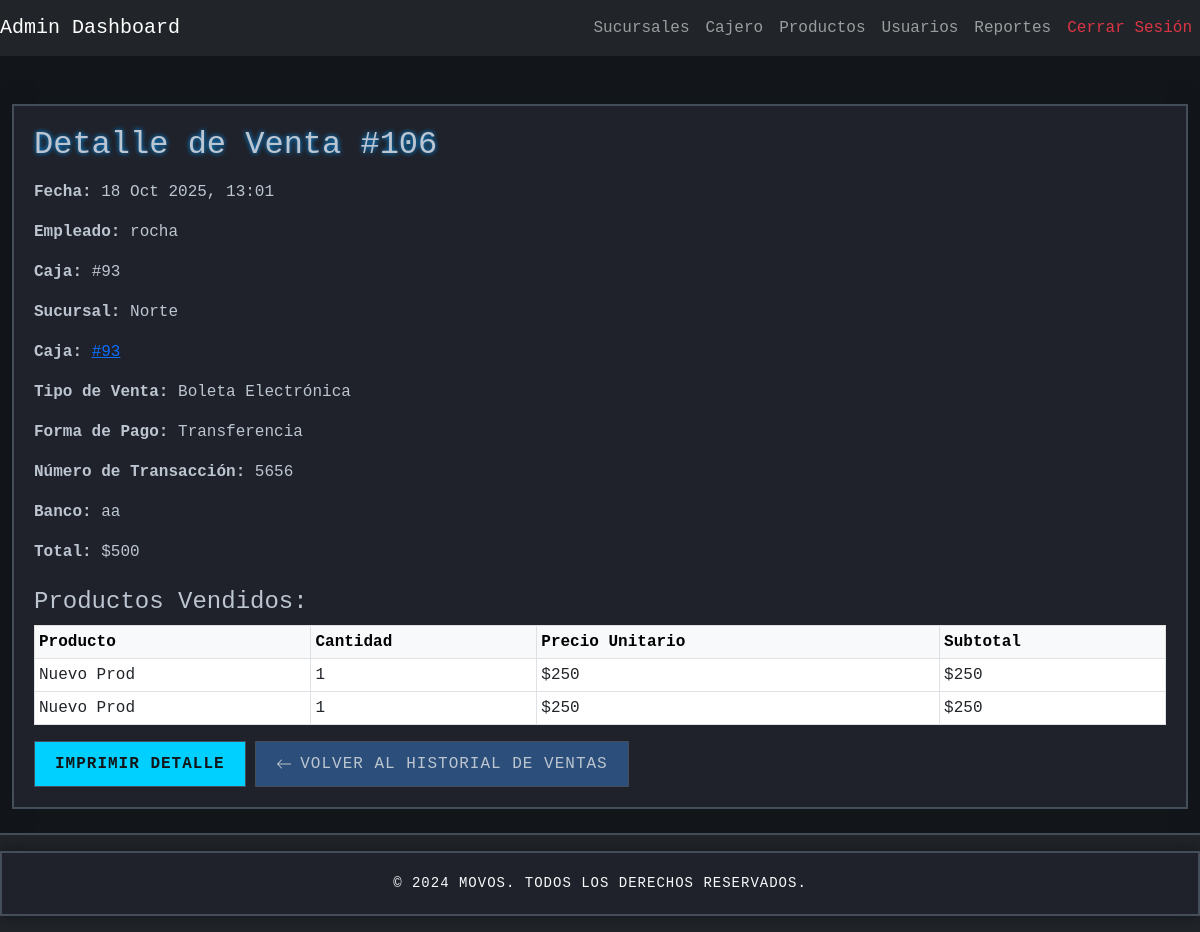
/reports/sales/106/reporte/ (signed in), run on the app's committed database.
### cashier/models.py (models this page shows, shortened)
class Venta(models.Model):
    empleado = models.ForeignKey(settings.AUTH_USER_MODEL, on_delete=models.CASCADE)
    sucursal = models.ForeignKey(Sucursal, on_delete=models.CASCADE, related_name='ventas', blank=True, null=True)
    caja = models.ForeignKey('AperturaCierreCaja', on_delete=models.SET_NULL, related_name='ventas', blank=True, null=True)
    fecha = models.DateTimeField(auto_now_add=True)
    total = models.DecimalField(max_digits=10, decimal_places=2)
    tipo_venta = models.CharField(
        max_length=20,
        choices=[('boleta', 'Boleta Electrónica'), ('factura', 'Factura Electrónica')],
        default='boleta'
    )
    forma_pago = models.CharField(
        max_length=20,
        choices=[
            ('efectivo', 'Efectivo'),
            ('debito', 'Tarjeta de Débito'),
            ('credito', 'Tarjeta de Crédito'),
            ('transferencia', 'Transferencia')
        ],
        default='efectivo'
    )
    cliente_paga = models.DecimalField(max_digits=10, decimal_places=2, default=0.00)
    vuelto_entregado = models.DecimalField(max_digits=10, decimal_places=2, default=0.00)
    numero_transaccion = models.CharField(
        max_length=100,
        null=True,
        blank=True,
        verbose_name="Número de Transacción"
    )
    banco = models.CharField(
        max_length=100,
        null=True,
        blank=True,
        verbose_name="Banco"
    )

class AperturaCierreCaja(models.Model):
    vendedor = models.ForeignKey(
        settings.AUTH_USER_MODEL,
        on_delete=models.CASCADE,
        verbose_name='Vendedor'
    )
    sucursal = models.ForeignKey(Sucursal, on_delete=models.CASCADE)
    efectivo_inicial = models.DecimalField(max_digits=10, decimal_places=2, default=0)
    estado = models.CharField(max_length=20, default='abierta')  # valores: 'abierta' o 'cerrada'
    apertura = models.DateTimeField(auto_now_add=True)
    cierre = models.DateTimeField(null=True, blank=True)
    ventas_totales = models.DecimalField(max_digits=10, decimal_places=2, default=0)
    total_ventas_efectivo = models.DecimalField(max_digits=10, decimal_places=2, default=0)
    total_ventas_credito = models.DecimalField(max_digits=10, decimal_places=2, default=0)
    total_ventas_debito = models.DecimalField(max_digits=10, decimal_places=2, default=0)
    vuelto_entregado = models.DecimalField(max_digits=10, decimal_places=2, default=0)
    efectivo_final = models.DecimalField(max_digits=10, decimal_places=2, default=0)
    class Meta:
        constraints = [
            models.UniqueConstraint(
                fields=['sucursal'],
                condition=Q(estado='abierta'),
                name='unique_open_caja_per_sucursal'
            )
        ]

class VentaDetalle(models.Model):
    venta = models.ForeignKey(Venta, related_name='detalles', on_delete=models.CASCADE)
    producto = models.ForeignKey(Product, on_delete=models.CASCADE, related_name='ventadetalles')
    cantidad = models.PositiveIntegerField()
    precio_unitario = models.DecimalField(max_digits=10, decimal_places=2)

### auth_app/models.py (models this page shows, shortened)
class User(AbstractUser):
    is_admin = models.BooleanField(default=False)
    is_employee = models.BooleanField(default=True)
    sucursales_autorizadas = models.ManyToManyField(
        Sucursal,
        blank=True,
        related_name='usuarios_autorizados',
        help_text="Sucursales en las que el usuario puede abrir cajas (solo para usuarios no administradores)."
    )

### sucursales/models.py (models this page shows, shortened)
class Sucursal(models.Model):
    nombre = models.CharField(max_length=255)
    direccion = models.CharField(max_length=500, blank=True, null=True)
    telefono = models.CharField(max_length=50, blank=True, null=True)
    low_stock_threshold = models.PositiveIntegerField(default=0, help_text="0 usa el umbral global")

### products/models.py (models this page shows, shortened)
class Product(models.Model):
    nombre = models.CharField(max_length=255, verbose_name="Nombre del Producto", blank=True, null=True)
    descripcion = models.TextField(verbose_name="Descripción", blank=True, null=True)
    producto_id = models.CharField(max_length=255, unique=True, verbose_name="Código 1")
    codigo_alternativo = models.CharField(max_length=255, verbose_name="Código 2", blank=True, null=True)
    fecha_ingreso_producto = models.DateField(verbose_name="Fecha de Ingreso", blank=True, null=True)
    precio_compra = models.DecimalField(max_digits=10, decimal_places=2, verbose_name="Precio de Compra", default=Decimal('0.00'))
    precio_venta = models.DecimalField(max_digits=10, decimal_places=2, verbose_name="Precio de Venta", default=Decimal('0.00'))
    cantidad = models.IntegerField(
        verbose_name="Cantidad",
        default=0,
        validators=[MinValueValidator(0)]
    )
    stock = models.IntegerField(
        verbose_name="Stock",
        default=0,
        validators=[MinValueValidator(0)]
    )
    codigo_barras = models.CharField(max_length=255, verbose_name="Código de Barras", blank=True, null=True)
    permitir_venta_sin_stock = models.BooleanField(default=True, verbose_name="Permitir Venta sin Stock")
    sucursal = models.ForeignKey(Sucursal, on_delete=models.CASCADE, related_name='productos', blank=True, null=True)
    class Meta:
        verbose_name = "Producto"
        verbose_name_plural = "Productos"

### reports/views.py (the view)
# urls.py: path('sales/<int:sale_id>/reporte/', views.sales_report, name='sales_report'),
@login_required
@user_passes_test(_is_admin, login_url='cashier_dashboard')
def sales_report(request, sale_id):
    try:
        venta = get_object_or_404(Venta, id=sale_id)
        detalles = venta.detalles.all()
        logger.info("Venta %s encontrada con %d detalle(s).", sale_id, detalles.count())
        formatted_total = "$" + format_clp(venta.total or 0)
        formatted_cliente_paga = "$" + format_clp(venta.cliente_paga or 0)
        formatted_vuelto_entregado = "$" + format_clp(venta.vuelto_entregado or 0)
        detalles_formateados = []
        for detalle in detalles:
            subtotal = detalle.cantidad * detalle.precio_unitario
            detalles_formateados.append({
                'producto': detalle.producto,
                'cantidad': detalle.cantidad,
                'precio_unitario': detalle.precio_unitario,
                'formatted_subtotal': "$" + format_clp(subtotal)
            })
        context = {
            'venta': venta,
            'detalles': detalles_formateados,
            'formatted_total': formatted_total,
            'formatted_cliente_paga': formatted_cliente_paga,
            'formatted_vuelto_entregado': formatted_vuelto_entregado,
            'sucursal': venta.sucursal  # Se agrega la sucursal
        }
        return render(request, 'reports/sales_report.html', context)
    except Exception as e:
        logger.error("Error en sales_report (ID:%s): %s", sale_id, str(e))
        return render(request, 'reports/sales_report.html', {
            'error': str(e),
            'venta': None,
            'detalles': None
        })

### reports/views.py (called while the page is built)
def format_clp(value):
    try:
        return "{:,.0f}".format(float(value)).replace(",", ".")
    except Exception:
        return value

def _is_admin(user):
    return user.is_authenticated and (user.is_staff or user.is_superuser)

### reports/templates/reports/sales_report.html (shortened to what this page needs)
{% extends 'base.html' %}
{% load static %}
{% block extra_styles %}
  <link rel="stylesheet" href="{% static 'css/print.css' %}" media="print">
{% endblock %}
{% block content %}
<div class="container content-max mt-4">
        <h2 class="mb-3">Detalle de Venta #{{ venta.id }}</h2>
        <p><strong>Fecha:</strong> {{ venta.fecha|date:"d M Y, H:i" }}</p>
        <p><strong>Empleado:</strong> {{ venta.empleado.username }}</p>
                {% if venta.caja %}
                        <p><strong>Caja:</strong> #{{ venta.caja.id }}</p>
                {% endif %}
                {% if sucursal %}
            <p><strong>Sucursal:</strong> {{ sucursal.nombre }}</p>
        {% endif %}
                {% if venta.caja %}
                        <p><strong>Caja:</strong> <a href="{% url 'detalle_caja' venta.caja.id %}">#{{ venta.caja.id }}</a></p>
                {% endif %}
        <p><strong>Tipo de Venta:</strong> {{ venta.get_tipo_venta_display }}</p>
        <p><strong>Forma de Pago:</strong> {{ venta.get_forma_pago_display }}</p>
        {% if venta.forma_pago in "debito credito transferencia" %}
                <p><strong>Número de Transacción:</strong> {{ venta.numero_transaccion }}</p>
        {% endif %}
        {% if venta.forma_pago == "transferencia" %}
                <p><strong>Banco:</strong> {{ venta.banco }}</p>
        {% endif %}
        <p><strong>Total:</strong> {{ formatted_total }}</p>
        <h4 class="mt-4">Productos Vendidos:</h4>
        <div class="table-responsive">
        <table class="table table-bordered table-sm">
                <thead class="table-light">
                        <tr>
                                <th>Producto</th>
                                <th>Cantidad</th>
                                <th>Precio Unitario</th>
                                <th>Subtotal</th>
                        </tr>
                </thead>
                <tbody>
                        {% for item in detalles %}
                        <tr>
                                <td>{{ item.producto.nombre }}</td>
                                <td>{{ item.cantidad }}</td>
                                <td>${{ item.precio_unitario|floatformat:"0" }}</td>
                                <td>{{ item.formatted_subtotal }}</td>
                        </tr>
                        {% endfor %}
                </tbody>
        </table>
        </div>
                <a href="{% url 'print_venta' venta.id %}" target="_blank" class="btn btn-primary">Imprimir Detalle</a>
                {% url 'reports:sales_history' as back_href %}
                {% include 'partials/back_button.html' with href=back_href text='Volver al Historial de Ventas' %}
    </div>
{% endblock %}

### static/css/styles.css (style rules this page uses)
* { margin: 0; padding: 0; box-sizing: border-box; }
:root { --starcraft-bg-dark: #12161A; --starcraft-bg-medium: #1F222B; --starcraft-bg-light: #2A3038; --starcraft-border: #444E5A; --starcraft-text: #BCC5D0; --starcraft-accent: #00D0FF; --starcraft-button: #2B4E7A; --starcraft-button-hover: #4F709E; --starcraft-glow: #0099FF; --starcraft-success: #35B400; --starcraft-danger: #D80000; }
body { font-family: 'Consolas', 'Courier New', monospace; background-color: var(--starcraft-bg-dark); color: var(--starcraft-text); display: flex; flex-direction: column; min-height: 100vh; }
.container { flex: 1; max-width: 1400px; padding: 20px; background-color: var(--starcraft-bg-medium); border: 2px solid var(--starcraft-border); border-radius: 0; box-shadow: 0 0 15px var(--starcraft-bg-dark); }
h2, h3 { text-shadow: 0 0 5px var(--starcraft-glow); }
button, .btn { background-color: var(--starcraft-button); color: var(--starcraft-text); border: 1px solid var(--starcraft-border); padding: 10px 20px; font-size: 16px; border-radius: 0; cursor: pointer; transition: all 0.3s ease; text-transform: uppercase; letter-spacing: 1px; }
.btn-primary { background-color: var(--starcraft-accent); color: var(--starcraft-bg-dark); font-weight: bold; }
.content-max { width: 100%; max-width: 1280px; margin-left: auto; margin-right: auto; }

### data on the page
Venta: id "106", fecha "18 Oct 2025, 13:01", empleado.username "rocha", caja.id "93", tipo_venta "Boleta Electrónica", forma_pago "Transferencia", numero_transaccion "5656", banco "aa"
Sucursal: nombre "Norte"
Product: producto.nombre "Nuevo Prod", cantidad "1", precio_unitario "250", formatted_subtotal "$250"
Product: producto.nombre "Nuevo Prod", cantidad "1", precio_unitario "250", formatted_subtotal "$250"

### other printed values
{{ text|default:'Volver' }} "VOLVER AL HISTORIAL DE VENTAS"
